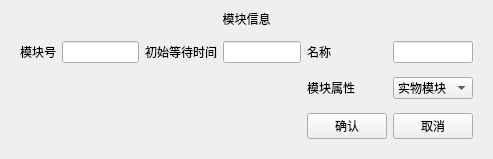
<?xml version="1.0" encoding="UTF-8"?>
<ui version="4.0">
 <class>HardwareModel</class>
 <widget class="QWidget" name="HardwareModel">
  <property name="geometry">
   <rect>
    <x>0</x>
    <y>0</y>
    <width>493</width>
    <height>159</height>
   </rect>
  </property>
  <property name="windowTitle">
   <string>Form</string>
  </property>
  <layout class="QVBoxLayout" name="verticalLayout">
   <item>
    <widget class="QLabel" name="label_2">
     <property name="minimumSize">
      <size>
       <width>0</width>
       <height>10</height>
      </size>
     </property>
     <property name="maximumSize">
      <size>
       <width>16777215</width>
       <height>20</height>
      </size>
     </property>
     <property name="text">
      <string>模块信息</string>
     </property>
     <property name="alignment">
      <set>Qt::AlignCenter</set>
     </property>
    </widget>
   </item>
   <item>
    <widget class="QWidget" name="widget" native="true">
     <layout class="QGridLayout" name="gridLayout">
      <item row="0" column="0">
       <widget class="QLabel" name="label">
        <property name="text">
         <string>模块号</string>
        </property>
       </widget>
      </item>
      <item row="0" column="4">
       <widget class="QLineEdit" name="lineEdit_2"/>
      </item>
      <item row="2" column="6">
       <widget class="QPushButton" name="pushButton">
        <property name="text">
         <string>取消</string>
        </property>
       </widget>
      </item>
      <item row="0" column="1">
       <widget class="QLineEdit" name="lineEdit"/>
      </item>
      <item row="0" column="5">
       <widget class="QLabel" name="label_4">
        <property name="text">
         <string>名称</string>
        </property>
       </widget>
      </item>
      <item row="0" column="2">
       <widget class="QLabel" name="label_3">
        <property name="text">
         <string>初始等待时间</string>
        </property>
       </widget>
      </item>
      <item row="0" column="6">
       <widget class="QLineEdit" name="lineEdit_3"/>
      </item>
      <item row="1" column="4">
       <spacer name="verticalSpacer">
        <property name="orientation">
         <enum>Qt::Vertical</enum>
        </property>
        <property name="sizeHint" stdset="0">
         <size>
          <width>20</width>
          <height>40</height>
         </size>
        </property>
       </spacer>
      </item>
      <item row="2" column="5">
       <widget class="QPushButton" name="pushButton_2">
        <property name="text">
         <string>确认</string>
        </property>
       </widget>
      </item>
      <item row="1" column="6">
       <widget class="QComboBox" name="comboBox">
        <item>
         <property name="text">
          <string>实物模块</string>
         </property>
        </item>
        <item>
         <property name="text">
          <string>仿真模块</string>
         </property>
        </item>
       </widget>
      </item>
      <item row="1" column="5">
       <widget class="QLabel" name="label_5">
        <property name="text">
         <string>模块属性</string>
        </property>
       </widget>
      </item>
     </layout>
    </widget>
   </item>
  </layout>
 </widget>
 <resources/>
 <connections/>
</ui>
